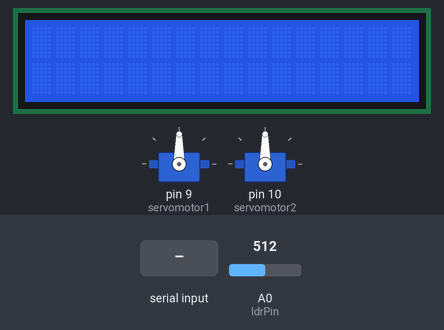
A sketch run on a simulated Arduino Uno, built with avr-gcc and run on an emulated ATmega328P. Shown: 2 × servo, 16×2 character LCD. Inputs (shaded band) come from the test bench; at power-on: A0 (ldrPin) = 512.

Above: at 1.0 s.
1.1 s: "90,45\n" received over Serial
At 1.8 s:
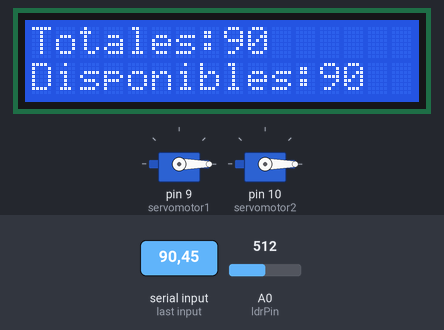
2.6 s: "1\n" received over Serial
At 2.9 s:
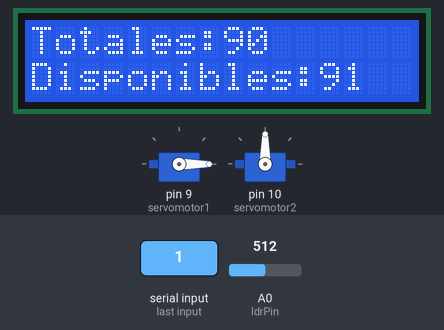
5.1 s: A0 (ldrPin) set to 988
6.6 s: A0 (ldrPin) set to 1008
At 7.0 s:
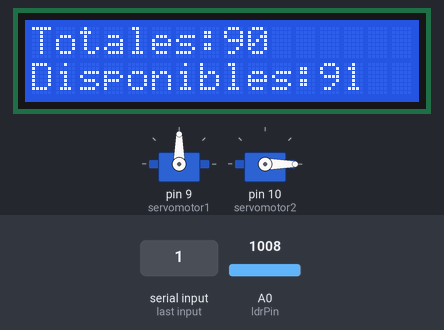
Timing chart, 0 to 9.1 s (numbered marks = the images above; inputs shaded):
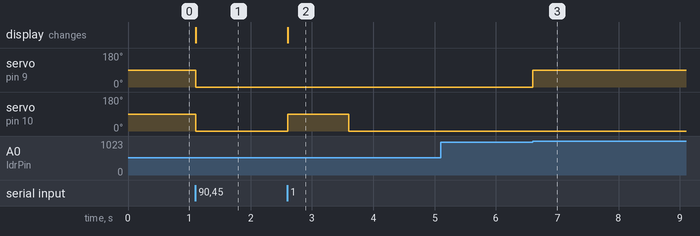

Measured:
- the behaviour switches between 1000 and 1001 on A0 (ldrPin) (found by bisection; images 2 and 3)
- after the input at 1.1 s, servo on pin 9 (servomotor1), servo on pin 10 (servomotor2): 90° → 0° at once; the display: changes at once (image 1)
- after the input at 2.6 s, servo on pin 10 (servomotor2): 0° → 90° at once, → 0° 1.0 s later; the display: changes at once (image 2)
- after the input at 5.1 s, every drawn part: stays the same
- after the input at 6.6 s, servo on pin 9 (servomotor1): 0° → 90° at once

The sketch:

estacionamiento.ino
```cpp
#include <LiquidCrystal.h>
#include <Servo.h>

LiquidCrystal lcd = LiquidCrystal(2, 3, 4, 5, 6, 7);        //Creando objeto LCD: (RS, E, D4, D5, D6, D7)
Servo servomotor1,servomotor2;
int ldrPin = 0;                                             //LDR en el pin analogico 0
int ldrValor = 0;                                           //Variable que guarda el valor leído del LDR
int vacantes_tot = 5, vacantes_disp= 5, pluma;
String v1 = "Totales:";

void setup() {

      Serial.begin(9600);                                   //Iniciamos el monitor serie para mostrar el resultado

      servomotor1.attach(9);                                //Iniciamos los servos para que empiecen a trabajar con el pin 9 y 10
      servomotor2.attach(10);

      lcd.begin(16, 2);                                     //Inicialización del LCD
      iniciar();                                            //El primer dato a recibir del puerto serán las vacantes totales del estacionamiento

}

void loop() {

      permitir_salida();
      if(leer_sensor() > 1000 and vacantes_disp > 0){
              permitir_entrada();
      }

}

void iniciar(){

      while(Serial.available() < 1){}                       //Si no hay un dato que leer del puerto serial, espera

      vacantes_tot = Serial.parseInt();                     //Despliega las vacantes totales y disponibles en el LCD
      vacantes_disp = vacantes_tot;
      v1.concat(vacantes_tot);
      lcd.setCursor(0, 0);
      lcd.print(v1);
      desplegar_vacantes();
      servomotor1.write(0);                                 //Inicializa los servomotores en 0°
      servomotor2.write(0);

}

void permitir_entrada(){

      servomotor1.write(90);
      while(leer_sensor() > 583){}                          //Espera hasta que ya no se detecte obstaculos
      delay(3000);                                          //Espera 3 segundos antes de bajar la pluma
      servomotor1.write(0);                                 //Baja la pluma
      vacantes_disp --;                                     //Disminuye las vacantes
      desplegar_vacantes();
      Serial.print("e");                                    //Envia dato a la aplicación

}

int leer_sensor(){

      return analogRead(ldrPin);

}

void permitir_salida(){

      if(Serial.available() > 0){                           //Si hay datos que leer del puerto serial...
            pluma = Serial.parseInt();
            if(pluma == 0){                                 //Bajar pluma
                  servomotor2.write(0);
            }else if(pluma == 1){                           //Subir pluma
                  servomotor2.write(90);
                  vacantes_disp ++;
                  desplegar_vacantes();
            }

      }

}

void desplegar_vacantes(){

      String v2 = "Disponibles:";
      v2.concat(vacantes_disp);
      lcd.setCursor(0,1);
      lcd.print(v2);

}
```
